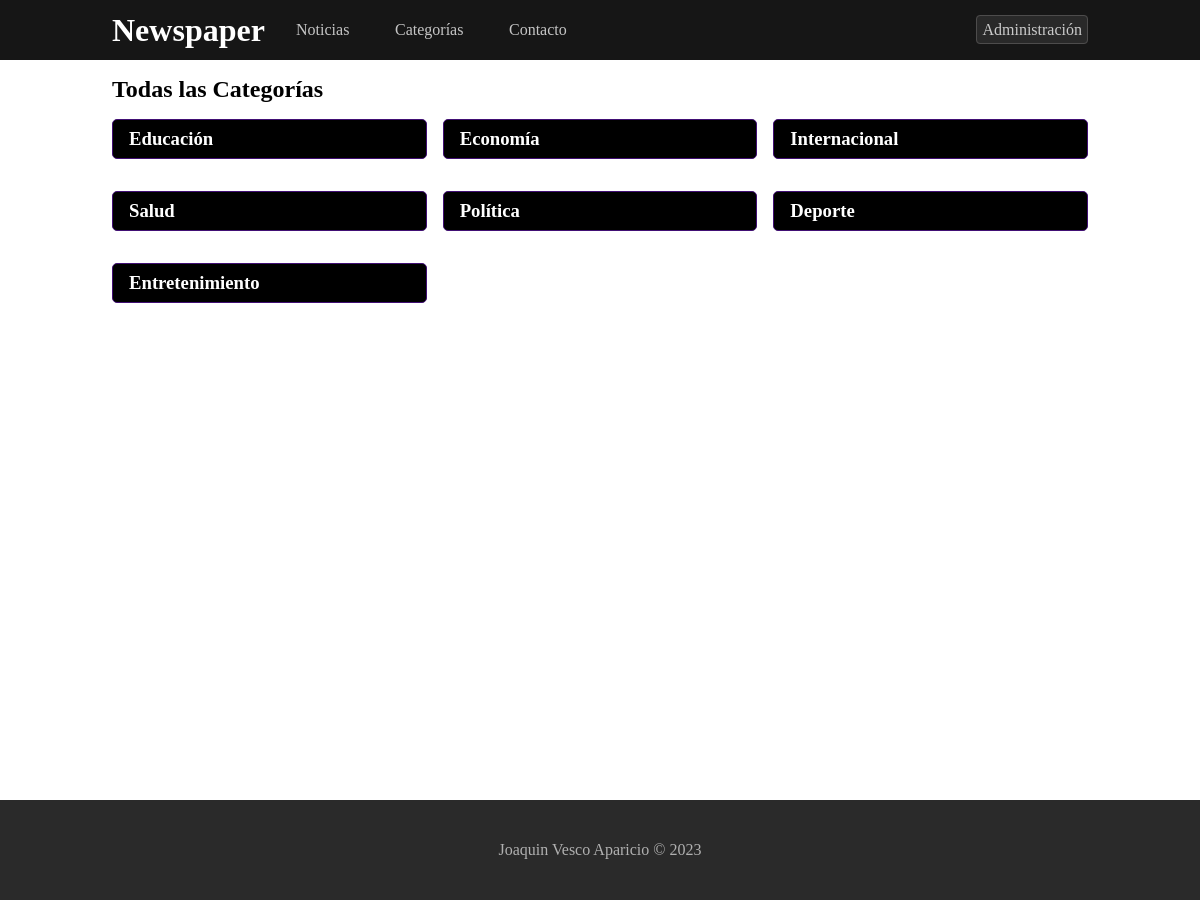
Screenshot of /categorias with the database file from the repository.
### tables this page shows
CREATE TABLE `categorias` (
  `id` int(11) NOT NULL,
  `denominacion` varchar(50) DEFAULT NULL,
  `estado_id` int(11) DEFAULT 1
);

### App/Core/Controller.php (called while the page is built, shortened)
<?php
class Controller
{
  public function render($path, $parameters = [], $layout = '')
  {
    require_once(__DIR__ . "/../Views/Layouts/" . $layout . ".layout.php");
  }
}

### App/controllers/CategoriasController.php (called while the page is built, shortened)
<?php
require_once(__DIR__ . "/../Models/Categoria.php");
class CategoriasController extends Controller
{
  private $categoriaModel;
  public function __construct(PDO $conection)
  {
    $this->categoriaModel = new Categoria($conection);
  }
  public function home()
  {
    $categorias = $this->categoriaModel->getAllCategorias();
    $this->render('categorias', [
      'data' => [
        'categorias' => $categorias
      ]
    ], 'layout');
  }
}

### index.php (called while the page is built, shortened)
<?php
$router = new Router();
$router->run();

### App/Core/Orm.php (called while the page is built, shortened)
<?php
class Orm
{
  public function __construct($id, $table, PDO $conection)
  {
    $this->db = $conection;
  }
}

### App/Models/Categoria.php (called while the page is built, shortened)
<?php
class Categoria extends Orm
{
  protected $db;
  function __construct(PDO $connection)
  {
    $this->db = $connection;
  }
  public function getAllCategorias($id = -1)
  {
    $stm = $this->db->prepare("CALL sp_get_categorias({$id})");
    $stm->execute();
    return $stm->fetchAll();
  }
}

### App/Views/categorias.view.php (the view)
<?php
$categorias = $parameters["data"]["categorias"];
?>
<link rel="stylesheet" href="<?= URL_PATH ?>/public/assets/css/categorias.css">
<section class="main-top">
  <h2>Todas las Categorías</h2>
</section>
<section class="categorias-container">
  <?php if (isset($categorias)): ?>
    <?php foreach ($categorias as $key => $categoria): ?>
      <a href="<?= URL_PATH ?>/categorias/<?= $categoria["CategoriaId"] ?>/pagina/1" style="">
        <article class=" categoria">
          <h3>
            <?= $categoria["Categoria"] ?>
          </h3>
        </article>
      </a>
    <?php endforeach ?>
  <?php endif ?>
</section>

### Public/Assets/Css/styles.css (style rules this page uses)
:root { --main-light: #d9f0fa; --main-btn-bg: #d3f2ff; --main-btn-border: #80cbea; --main-btn-hover: rgb(143, 221, 255); --main-btn-color: #106489; --border: #7e7e7e6e; --navbar-btn: rgba(49, 49, 49, 0.701); --navbar-btn-hover: rgb(59, 59, 59); --black: #060606; --black-medium: #161616; --primary: #6925ae; --primary-darker: #410f74; --primary-light: #a76be3; --primary-extra-light: #debffd; --grey: #525252; }
* { padding: 0; margin: 0; box-sizing: border-box; font-family: appleFont; }
body { min-height: 100vh; }
section { display: flex; justify-content: space-between; width: 100%; }
.main-top { display: flex; align-items: center; margin-block: 1rem; }

### Public/Assets/Css/categorias.css (style rules this page uses)
.categorias-container { display: grid; grid-template-columns: repeat(auto-fill, minmax(15rem, 1fr)); gap: 2rem 1rem; }
.categorias-container a { width: 100%; background-color: black; border: 1px solid var(--primary-darker); padding-inline: 1rem; padding-block: 0.5rem; color: white; text-decoration: none; border-radius: 5px; transition: all 0.25s; }

### rows the page displays
categorias: denominacion "Educación"
categorias: denominacion "Economía"
categorias: denominacion "Internacional"
categorias: denominacion "Salud"
categorias: denominacion "Política"
categorias: denominacion "Deporte"
categorias: denominacion "Entretenimiento"
